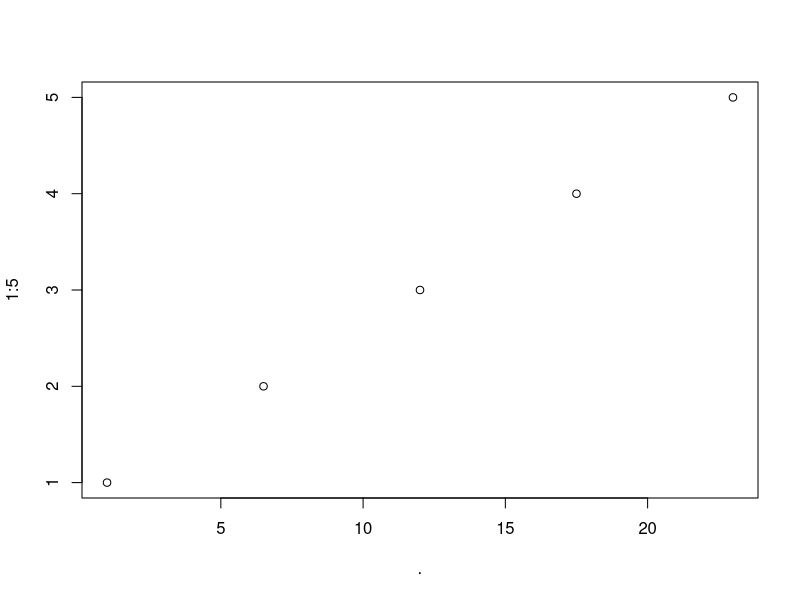
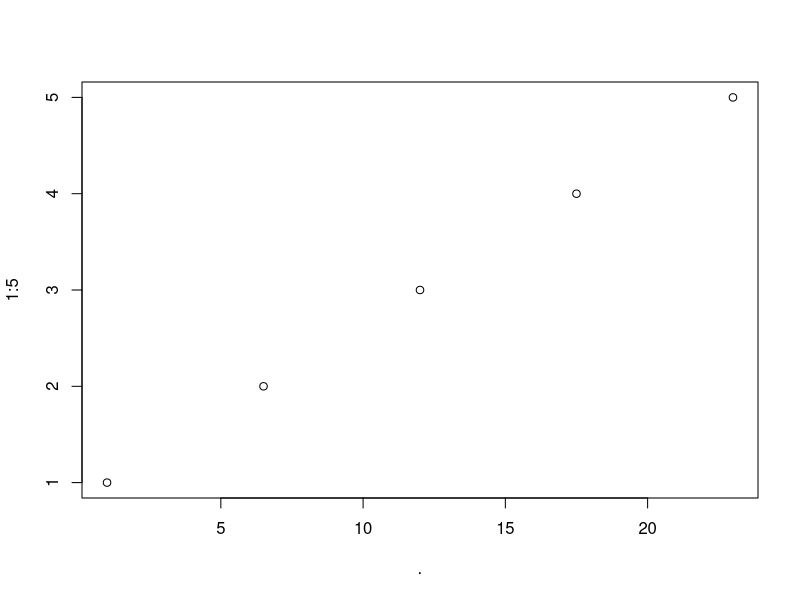

R code for these plots, in order: (Note: this script raises an error after producing the figures.)
# Description: Example file for pipelines

# main idea: piping data and results from one function to another


install.packages("magrittr")
library(magrittr)
?magrittr


# %>% forward pipe ---------------------------------------------------------------------
1:23 %>% fivenum %>% plot(1:5)
# notice the missing () in fivenum. If a function only has one argument, %>% allows for omission of ()

# %T>% --------------------------------------------------------------------
# tee 
1:23 %>% fivenum() %T>% plot(1:5)


# %<>% --------------------------------------------------------------------
# compound assignment. updates the left-hand variable with results from right hand function
myvar <- 1:23
myvar %<>% fivenum()


# dot ------------------------------------------------------------------
# a dot can be used to direct pipe data to a specific argument
1:23 %>% fivenum %>% LETTERS[]
# ... instead, do this ...
1:26 %>% fivenum %>% LETTERS[.]
